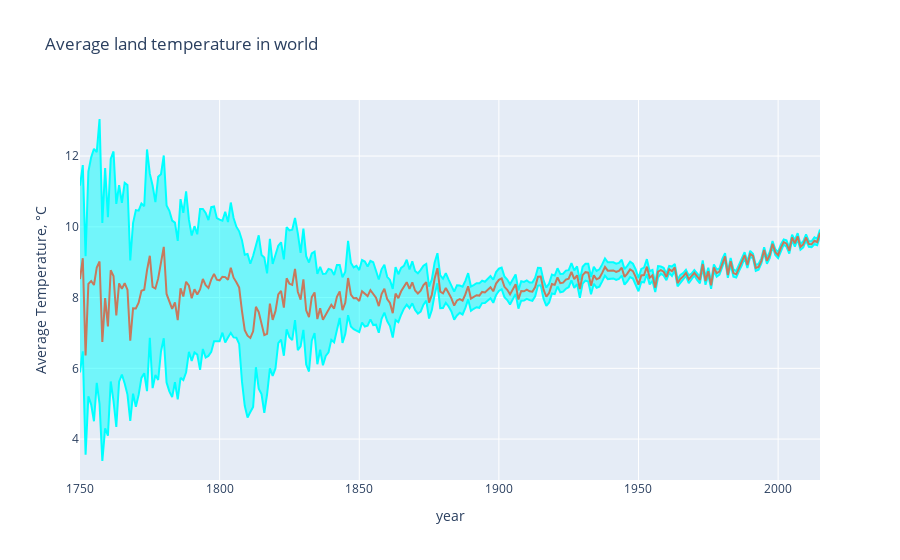

Notebook cell for this chart:
### Code cell
years = np.unique(dfGlobalTemp['dt'].apply(lambda x: x[:4]))
    mean_temp_world = []
    mean_temp_world_uncertainty = []
    dfGlobalTemp['LandAverageTemperature'].isnull().sum()
    dfGlobalTemp['LandAverageTemperature'] = dfGlobalTemp['LandAverageTemperature'].replace("","xyz")
    dfGlobalTemp['LandAverageTemperature'] = dfGlobalTemp['LandAverageTemperature'].replace("xyz",None)
    dfGlobalTemp['LandAverageTemperature']=dfGlobalTemp['LandAverageTemperature'].astype(float)

    dfGlobalTemp['LandAverageTemperatureUncertainty'].isnull().sum()    
    dfGlobalTemp['LandAverageTemperatureUncertainty'] = dfGlobalTemp['LandAverageTemperatureUncertainty'].replace("","xyz")
    dfGlobalTemp['LandAverageTemperatureUncertainty'] = dfGlobalTemp['LandAverageTemperatureUncertainty'].replace("xyz",None)
    dfGlobalTemp['LandAverageTemperatureUncertainty']=dfGlobalTemp['LandAverageTemperatureUncertainty'].astype(float)
    
    dfGlobalTemp = dfGlobalTemp.dropna(subset=['LandAverageTemperature'])
    dfGlobalTemp = dfGlobalTemp.dropna(subset=['LandAverageTemperatureUncertainty'])

    for year in years:
        mean_temp_world.append(dfGlobalTemp[dfGlobalTemp['dt'].apply(
                lambda x: x[:4]) == year]['LandAverageTemperature'].mean())
        mean_temp_world_uncertainty.append(dfGlobalTemp[dfGlobalTemp['dt'].apply(
                lambda x: x[:4]) == year]['LandAverageTemperatureUncertainty'].mean())
    
    trace0 = go.Scatter(
            x = years, 
            y = np.array(mean_temp_world) + np.array(mean_temp_world_uncertainty),
            fill= None,
            mode='lines',
            name='Uncertainty top',
            line=dict(
                    color='rgb(0, 255, 255)',
                    )
            )
    trace1 = go.Scatter(
            x = years, 
            y = np.array(mean_temp_world) - np.array(mean_temp_world_uncertainty),
            fill='tonexty',
            mode='lines',
            name='Uncertainty bot',
            line=dict(
                    color='rgb(0, 255, 255)',
                            )
                    )

    trace2 = go.Scatter(
            x = years, 
            y = mean_temp_world,
            name='Average Temperature',
            line=dict(
                    color='rgb(199, 121, 093)',
                    )
            )
    data = [trace0, trace1, trace2]

    layout = go.Layout(
            xaxis=dict(title='year'),
            yaxis=dict(title='Average Temperature, °C'),
            title='Average land temperature in world',
            showlegend = False)

    fig = go.Figure(data=data, layout=layout)
    py.iplot(fig)

### Figure 1 — Plotly figure (JSON) as saved in the notebook; plotly's stock layout.template omitted (floating-point values rounded to 4 significant figures; data arrays with more than 128 entries replaced by an {"elided": "..."} marker saying what was removed)
{"data": [{"line": {"color": "rgb(0, 255, 255)"}, "mode": "lines", "name": "Uncertainty top", "type": "scatter", "x": {"elided": "266 str values"}, "y": {"elided": "266 float values"}}, {"fill": "tonexty", "line": {"color": "rgb(0, 255, 255)"}, "mode": "lines", "name": "Uncertainty bot", "type": "scatter", "x": {"elided": "266 str values"}, "y": {"elided": "266 float values"}}, {"line": {"color": "rgb(199, 121, 093)"}, "name": "Average Temperature", "type": "scatter", "x": {"elided": "266 str values"}, "y": {"elided": "266 float values"}}], "layout": {"showlegend": false, "title": {"text": "Average land temperature in world"}, "xaxis": {"title": {"text": "year"}}, "yaxis": {"title": {"text": "Average Temperature, °C"}}}}
